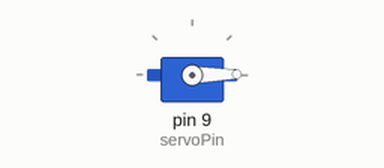
Simulated run of this sketch. Board: Arduino Uno, built with avr-gcc and run on an emulated ATmega328P. Parts: servo.

Above: at 0.05 s.
At 4.55 s:
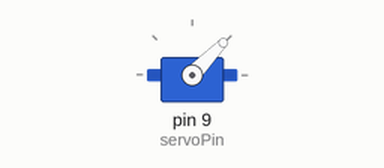
At 9.05 s:
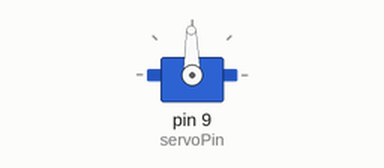
At 18.05 s:
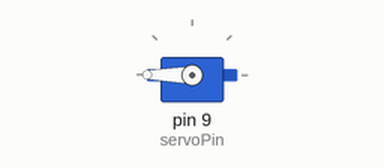
Timing chart, 0 to 23.7 s (numbered marks = the images above):
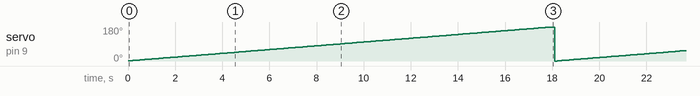

The sketch:

Servo_Test.ino
```cpp
#include <Servo.h>

const int servoPin = 9;

int degree = 0;

Servo myServo;

void rotate()
{
  if (degree <= 180) degree++;
  else {degree = 0;}
  myServo.write(degree);
  delay(100);
}

void setup()
{
  myServo.attach(servoPin);

  myServo.write(0);
}

void loop()
{
  rotate();
}
```

Measured:
- by itself, servo on pin 9 (servoPin): ramps from 0° to 180° and jumps back, once every 18.2 s
